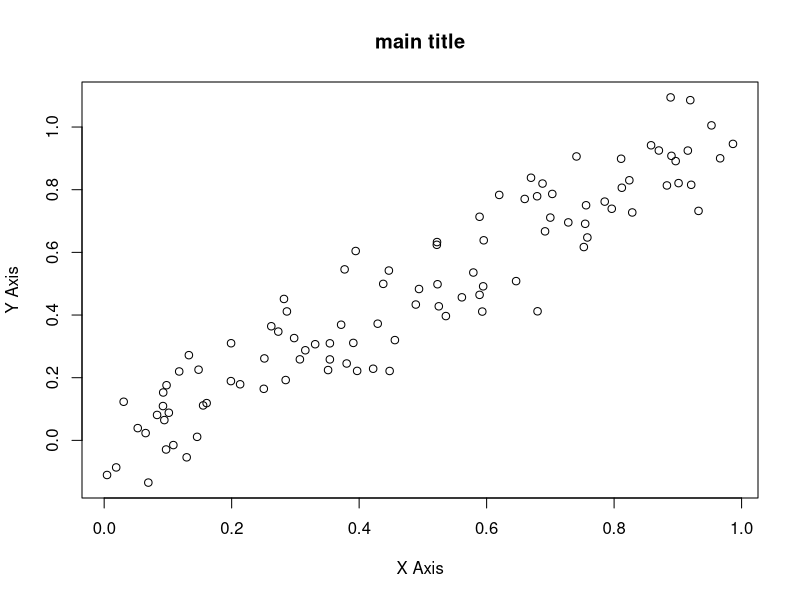

Here is the R script that generated this plot:
# Test script
# 
# Author: evberghe
###############################################################################


x <- runif(100)
y <- x+rnorm(100, sd=0.1)

plot(x, y, main="main title", xlab="X Axis", ylab="Y Axis")

